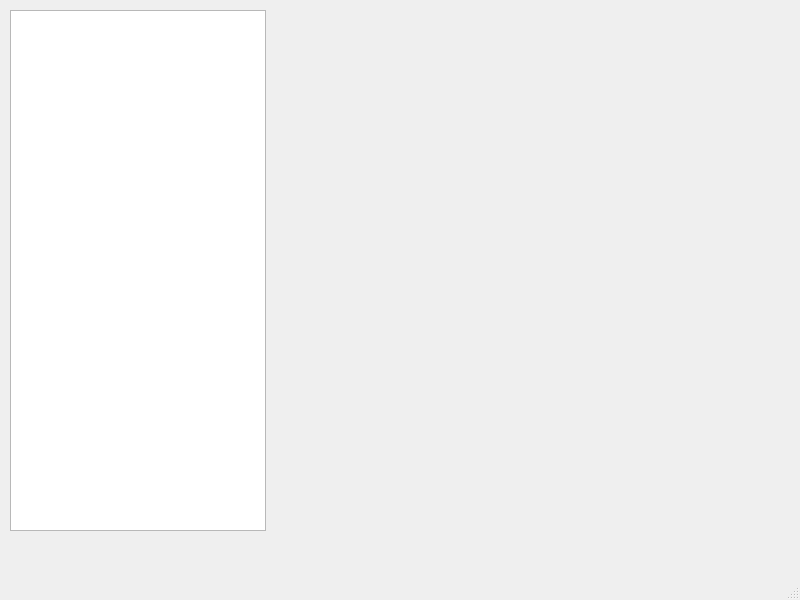
<?xml version="1.0" encoding="UTF-8"?>
<ui version="4.0">
 <class>MainWindow</class>
 <widget class="QMainWindow" name="MainWindow">
  <property name="geometry">
   <rect>
    <x>0</x>
    <y>0</y>
    <width>800</width>
    <height>600</height>
   </rect>
  </property>
  <property name="windowTitle">
   <string>MainWindow</string>
  </property>
  <widget class="QWidget" name="centralwidget">
   <widget class="QTreeView" name="treeView">
    <property name="geometry">
     <rect>
      <x>10</x>
      <y>10</y>
      <width>256</width>
      <height>521</height>
     </rect>
    </property>
   </widget>
  </widget>
  <widget class="QMenuBar" name="menubar">
   <property name="geometry">
    <rect>
     <x>0</x>
     <y>0</y>
     <width>800</width>
     <height>23</height>
    </rect>
   </property>
  </widget>
  <widget class="QStatusBar" name="statusbar"/>
 </widget>
 <resources/>
 <connections/>
</ui>
